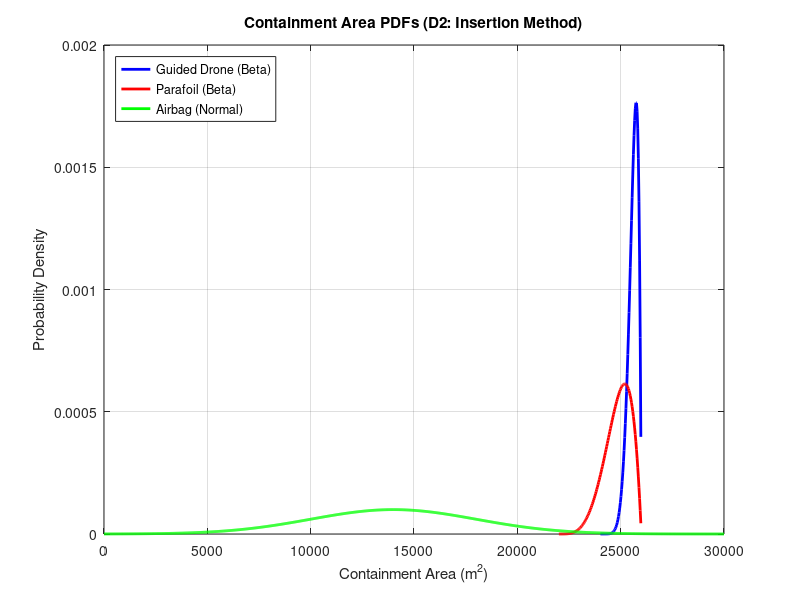

Reproduce this figure in MATLAB. (Note: this script raises an error after producing the figure.)
%EM.413 OS14 Question 1 Decision Aid
% Allows manipulation and visualization of probability density functions to
% support EM.413 OS14 Q1

% Define the X-axis: Containment Area from 0 to 30,000 sq meters
x = linspace(0, 30000, 1000);

%% -- Decision 2:
% -- Option 1: Containerized Guided Drone --
% Beta Dist: Alpha = 8, Beta = 2. Bounds: 20k to 26k
alpha1 = 8; beta1 = 2;
a1 = 24000; b1 = 26000;
x_norm1 = (x - a1) / (b1 - a1); % Normalize x to [0,1]
x_norm1(x_norm1 < 0 | x_norm1 > 1) = NaN; % Ignore values outside bounds
y1 = betapdf(x_norm1, alpha1, beta1) / (b1 - a1); % Calculate PDF and scale height

% -- Option 2: Precision Guided Parafoil ---
% Beta Dist: Alpha = 5, Beta = 2. Bounds: 10k to 26k
alpha2 = 5; beta2 = 2;
a2 = 22000; b2 = 26000;
x_norm2 = (x - a2) / (b2 - a2);
x_norm2(x_norm2 < 0 | x_norm2 > 1) = NaN; 
y2 = betapdf(x_norm2, alpha2, beta2) / (b2 - a2);

% -- Option 3: Ramp Extraction / Airbag --
% Normal Dist: Mu = 14,000, Sigma = 4,000
mu3 = 14000; sigma3 = 4000;
y3 = normpdf(x, mu3, sigma3);

% -- Plotting the Distributions --
figure;
plot(x, y1, 'b', 'LineWidth', 2, 'DisplayName', 'Guided Drone (Beta)');
hold on;
plot(x, y2, 'r', 'LineWidth', 2, 'DisplayName', 'Parafoil (Beta)');
plot(x, y3, 'g', 'LineWidth', 2, 'DisplayName', 'Airbag (Normal)');
title('Containment Area PDFs (D2: Insertion Method)');
xlabel('Containment Area (m^2)');
ylabel('Probability Density');
legend('Location', 'NorthWest');
grid on;
xlim([0 30000]);

% -- Remove Scientific Notation & Format Axes --
ax = gca; % Get the current axes
ax.XAxis.Exponent = 0; % Turn off scientific notation on X
ax.YAxis.Exponent = 0; % Turn off scientific notation on Y
% Add commas to the X-axis numbers for readability (e.g., 30,000)
xtickformat('%,.0f'); 
ytickformat('%.5f'); % Forces Y-axis to show standard decimals

fprintf('\n--- D2 Containment Statistics (For Q1c Table) ---\n');

% Calculate Option 1 (Guided Drone)
mu_std1 = alpha1 / (alpha1 + beta1);
var_std1 = (alpha1 * beta1) / ((alpha1 + beta1)^2 * (alpha1 + beta1 + 1));
mu_scaled1 = a1 + (mu_std1 * (b1 - a1));
sigma_scaled1 = sqrt(var_std1 * (b1 - a1)^2);
fprintf('Option 1 (Drone):    Mu = %.0f m^2 | Sigma = %.0f m^2\n', mu_scaled1, sigma_scaled1);

% Calculate Option 2 (Parafoil)
mu_std2 = alpha2 / (alpha2 + beta2);
var_std2 = (alpha2 * beta2) / ((alpha2 + beta2)^2 * (alpha2 + beta2 + 1));
mu_scaled2 = a2 + (mu_std2 * (b2 - a2));
sigma_scaled2 = sqrt(var_std2 * (b2 - a2)^2);
fprintf('Option 2 (Parafoil): Mu = %.0f m^2 | Sigma = %.0f m^2\n', mu_scaled2, sigma_scaled2);

% Print Option 3 (Airbag - already known, just formatting for consistency)
fprintf('Option 3 (Airbag):   Mu = %.0f m^2 | Sigma = %.0f m^2\n\n', mu3, sigma3);

%% Decision X
